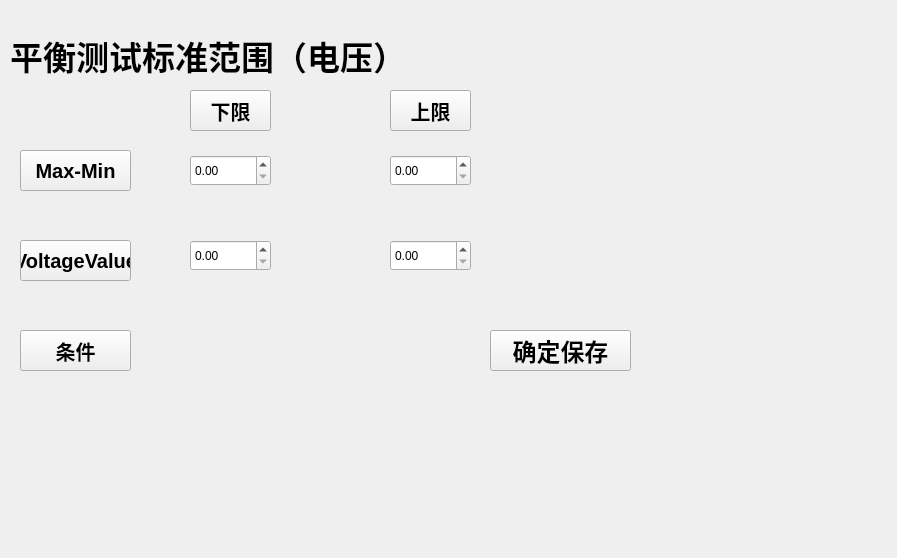
<?xml version="1.0" encoding="UTF-8"?>
<ui version="4.0">
 <class>StandardSetting</class>
 <widget class="QWidget" name="StandardSetting">
  <property name="geometry">
   <rect>
    <x>0</x>
    <y>0</y>
    <width>897</width>
    <height>558</height>
   </rect>
  </property>
  <property name="windowTitle">
   <string>StandardSetting</string>
  </property>
  <widget class="QLabel" name="label">
   <property name="geometry">
    <rect>
     <x>10</x>
     <y>30</y>
     <width>561</width>
     <height>51</height>
    </rect>
   </property>
   <property name="font">
    <font>
     <pointsize>25</pointsize>
     <weight>75</weight>
     <bold>true</bold>
    </font>
   </property>
   <property name="text">
    <string>平衡测试标准范围（电压）</string>
   </property>
  </widget>
  <widget class="QPushButton" name="pushButton">
   <property name="geometry">
    <rect>
     <x>20</x>
     <y>150</y>
     <width>111</width>
     <height>41</height>
    </rect>
   </property>
   <property name="font">
    <font>
     <pointsize>15</pointsize>
     <weight>75</weight>
     <bold>true</bold>
    </font>
   </property>
   <property name="text">
    <string>Max-Min</string>
   </property>
  </widget>
  <widget class="QPushButton" name="pushButton_2">
   <property name="geometry">
    <rect>
     <x>20</x>
     <y>240</y>
     <width>111</width>
     <height>41</height>
    </rect>
   </property>
   <property name="font">
    <font>
     <pointsize>15</pointsize>
     <weight>75</weight>
     <bold>true</bold>
    </font>
   </property>
   <property name="text">
    <string>VoltageValue</string>
   </property>
  </widget>
  <widget class="QPushButton" name="pushButton_3">
   <property name="geometry">
    <rect>
     <x>20</x>
     <y>330</y>
     <width>111</width>
     <height>41</height>
    </rect>
   </property>
   <property name="font">
    <font>
     <pointsize>15</pointsize>
     <weight>75</weight>
     <bold>true</bold>
    </font>
   </property>
   <property name="text">
    <string>条件</string>
   </property>
  </widget>
  <widget class="QPushButton" name="pushButton_4">
   <property name="geometry">
    <rect>
     <x>390</x>
     <y>90</y>
     <width>81</width>
     <height>41</height>
    </rect>
   </property>
   <property name="font">
    <font>
     <pointsize>15</pointsize>
     <weight>75</weight>
     <bold>true</bold>
    </font>
   </property>
   <property name="text">
    <string>上限</string>
   </property>
  </widget>
  <widget class="QPushButton" name="pushButton_5">
   <property name="geometry">
    <rect>
     <x>190</x>
     <y>90</y>
     <width>81</width>
     <height>41</height>
    </rect>
   </property>
   <property name="font">
    <font>
     <pointsize>15</pointsize>
     <weight>75</weight>
     <bold>true</bold>
    </font>
   </property>
   <property name="text">
    <string>下限</string>
   </property>
  </widget>
  <widget class="QDoubleSpinBox" name="doubleSpinBox_maxmin_Low">
   <property name="geometry">
    <rect>
     <x>190</x>
     <y>155</y>
     <width>81</width>
     <height>31</height>
    </rect>
   </property>
  </widget>
  <widget class="QDoubleSpinBox" name="doubleSpinBox_maxmin_Up">
   <property name="geometry">
    <rect>
     <x>390</x>
     <y>155</y>
     <width>81</width>
     <height>31</height>
    </rect>
   </property>
  </widget>
  <widget class="QDoubleSpinBox" name="doubleSpinBox_VValue_Low">
   <property name="geometry">
    <rect>
     <x>190</x>
     <y>240</y>
     <width>81</width>
     <height>31</height>
    </rect>
   </property>
  </widget>
  <widget class="QDoubleSpinBox" name="doubleSpinBox_VValue_Up">
   <property name="geometry">
    <rect>
     <x>390</x>
     <y>240</y>
     <width>81</width>
     <height>31</height>
    </rect>
   </property>
  </widget>
  <widget class="QPushButton" name="pushButton_YESandSAVE">
   <property name="geometry">
    <rect>
     <x>490</x>
     <y>330</y>
     <width>141</width>
     <height>41</height>
    </rect>
   </property>
   <property name="font">
    <font>
     <pointsize>18</pointsize>
     <weight>75</weight>
     <bold>true</bold>
    </font>
   </property>
   <property name="text">
    <string>确定保存</string>
   </property>
  </widget>
 </widget>
 <layoutdefault spacing="6" margin="11"/>
 <resources/>
 <connections/>
</ui>
